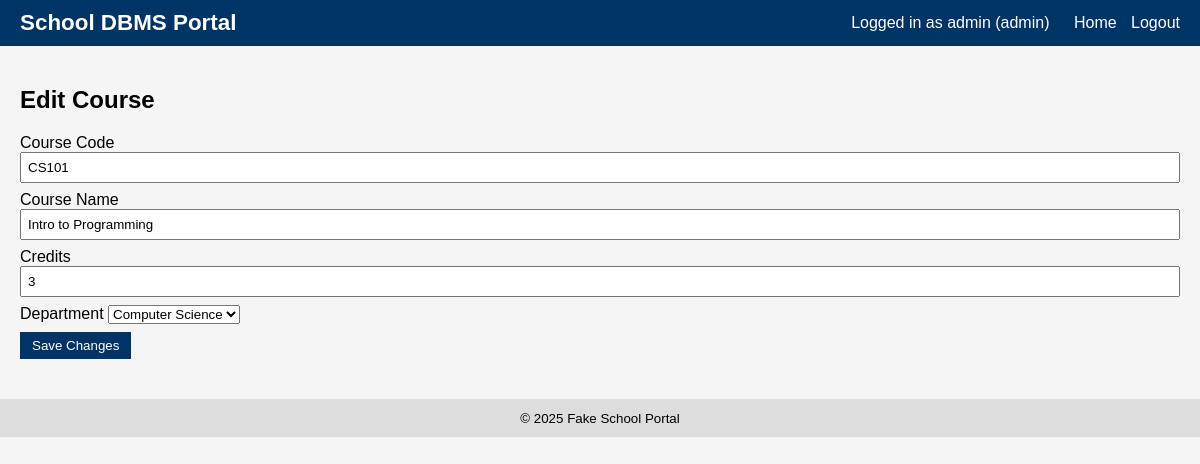
Screenshot of /admin/courses/edit/1 (signed in) with the database file from the repository.
### tables this page shows
CREATE TABLE Course (
    course_id INTEGER PRIMARY KEY AUTOINCREMENT,
    course_code TEXT NOT NULL UNIQUE,
    course_name TEXT NOT NULL,
    credit INTEGER,
    department_id INTEGER,
    FOREIGN KEY (department_id) REFERENCES Department(department_id)
);

CREATE TABLE Department (
    department_id INTEGER PRIMARY KEY AUTOINCREMENT,
    department_name TEXT NOT NULL UNIQUE
);

### app.py (the view, shortened to what this page needs)
@app.route("/admin/courses/edit/<int:course_id>", methods=["GET", "POST"])
@login_required(role="admin")
def admin_edit_course(course_id):
    db = get_db()
    course = db.execute(
        "SELECT * FROM Course WHERE course_id=?", (course_id,)
    ).fetchone()
    departments = db.execute(
        "SELECT * FROM Department ORDER BY department_name"
    ).fetchall()
    return render_template("edit_course.html", course=course, departments=departments)

### app.py (called while the page is built)
def get_db():
    if "db" not in g:
        g.db = sqlite3.connect(DATABASE)
        g.db.row_factory = sqlite3.Row
    return g.db

def login_required(role=None):
    def decorator(view):
        @wraps(view)
        def wrapped_view(**kwargs):
            if "user_id" not in session:
                return redirect(url_for("login"))
            if role and session.get("role") != role:
                flash("Unauthorized access.")
                return redirect(url_for("home"))
            return view(**kwargs)
        return wrapped_view
    return decorator

### templates/edit_course.html
{% extends "base.html" %}
{% block content %}
<h2>Edit Course</h2>
<form method="post">
    <label>Course Code
        <input type="text" name="course_code" value="{{ course.course_code }}" required>
    </label>
    <label>Course Name
        <input type="text" name="course_name" value="{{ course.course_name }}" required>
    </label>
    <label>Credits
        <input type="number" name="credit" min="1" max="10" value="{{ course.credit }}">
    </label>
    <label>Department
        <select name="department_id" required>
            {% for d in departments %}
            <option value="{{ d.department_id }}"
                {% if d.department_id == course.department_id %}selected{% endif %}>
                {{ d.department_name }}
            </option>
            {% endfor %}
        </select>
    </label>
    <button type="submit">Save Changes</button>
</form>
{% endblock %}

### static/style.css (style rules this page uses)
body { font-family: Arial, sans-serif; margin: 0; background: #f5f5f5; }
.button, button { display: inline-block; padding: 6px 12px; background: #003366; color: white; border: none; text-decoration: none; cursor: pointer; }
form label { display: block; margin-bottom: 8px; }
form input[type="text"], form input[type="email"], form input[type="password"], form input[type="number"] { width: 100%; padding: 6px; box-sizing: border-box; }

### rows the page displays
Course: course_code "CS101", course_name "Intro to Programming", credit "3", department_id "Computer Science"

### other values shown
{{ session.get('username') }} "admin"
{{ session.get('role') }} "admin"
